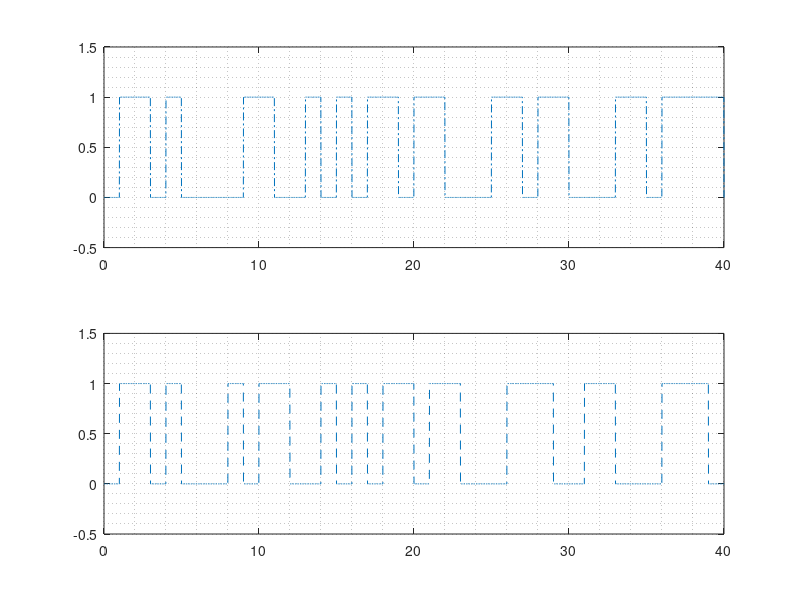

Write MATLAB code to recreate this figure.
fileID = fopen('buffer_decode.txt','r');
stream = fgetl(fileID);
fileID1 = fopen('buffer_encode.txt','r');
stream_encode = fgetl(fileID1);
disp(stream);
disp(stream_encode);
n = length(stream);
n1 = length(stream_encode);
x_line = zeros(1, n*100);
x_line1 = zeros(1, n*100);
stream_encode1=str2num(stream_encode);
stream1=str2num(stream);
stream2=stream1;
stream_encode2=stream_encode1;
stream2(n+2)=0;
stream2(n+1)=0;
stream_encode2(n1+2)=0;
stream_encode2(n1+1)=0;
%disp(stream2);
for i=0:((n+1)*100)
    x_line(i+1)=i/100;
end
for i=0:((n1+1)*100)
    x_line1(i+1)=i/100;
end
for i=0:(n+1)*100
    if stream2(floor(i/100)+1)==0
        stream1(i+1)=0;
    else
        stream1(i+1)=1;
    end
end
for i=0:(n1+1)*100
    if stream_encode2(floor(i/100)+1)==0
        stream_encode1(i+1)=0;
    else
        stream_encode1(i+1)=1;
    end
end

figure(1)
subplot(2,1,1),plot(x_line, stream1, '-.');
axis([0,40,-0.5,1.5])
grid minor;
% for i = 0:(n-1)
% 	h=text(i+0.5, -0.2, num2str(stream1(i+1)))
%     h.FontSize = 5;
% end

subplot(2,1,2),plot(x_line1,stream_encode1,'--');
axis([0,40,-0.5,1.5])
grid minor;
fclose(fileID1);
fclose(fileID);